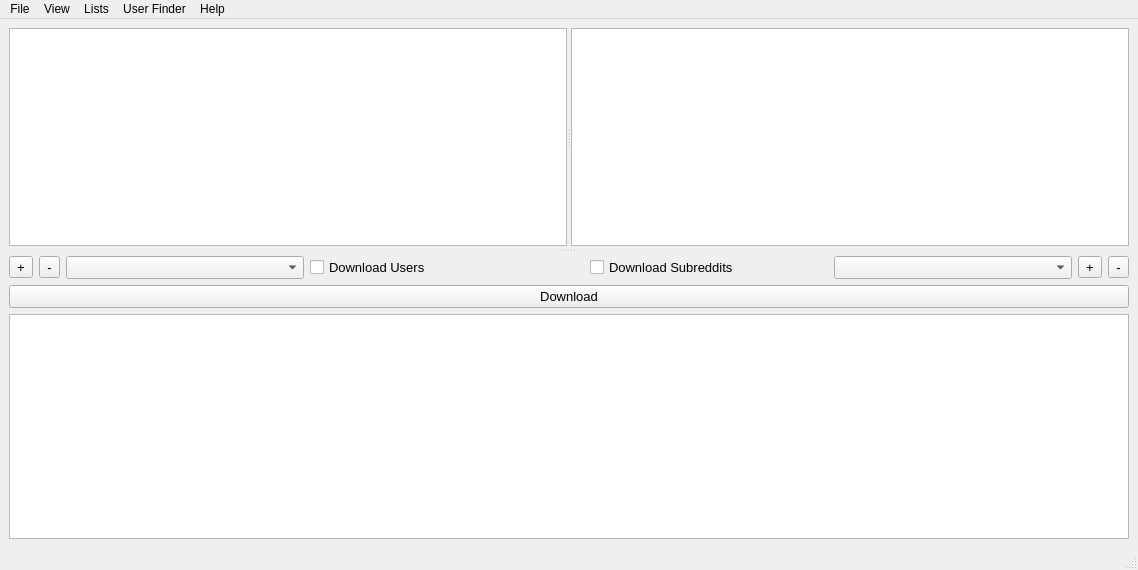
<?xml version="1.0" encoding="UTF-8"?>
<ui version="4.0">
 <class>MainWindow</class>
 <widget class="QMainWindow" name="MainWindow">
  <property name="geometry">
   <rect>
    <x>0</x>
    <y>0</y>
    <width>1138</width>
    <height>570</height>
   </rect>
  </property>
  <property name="windowTitle">
   <string>Downloader for Reddit</string>
  </property>
  <property name="windowIcon">
   <iconset>
    <normaloff>../Resources/Images/RedditDownloaderIcon.png</normaloff>../Resources/Images/RedditDownloaderIcon.png</iconset>
  </property>
  <widget class="QWidget" name="centralwidget">
   <layout class="QGridLayout" name="gridLayout">
    <item row="0" column="0">
     <widget class="QSplitter" name="vert_splitter">
      <property name="orientation">
       <enum>Qt::Vertical</enum>
      </property>
      <property name="handleWidth">
       <number>10</number>
      </property>
      <widget class="QSplitter" name="horz_splitter">
       <property name="orientation">
        <enum>Qt::Horizontal</enum>
       </property>
       <widget class="QListView" name="user_list_view">
        <property name="font">
         <font>
          <pointsize>10</pointsize>
         </font>
        </property>
       </widget>
       <widget class="QListView" name="subreddit_list_view">
        <property name="font">
         <font>
          <pointsize>10</pointsize>
         </font>
        </property>
       </widget>
      </widget>
      <widget class="QWidget" name="layoutWidget">
       <layout class="QGridLayout" name="gridLayout_2">
        <item row="0" column="6">
         <widget class="QComboBox" name="subreddit_list_combo">
          <property name="font">
           <font>
            <pointsize>10</pointsize>
           </font>
          </property>
          <property name="toolTip">
           <string>Current subreddit list</string>
          </property>
         </widget>
        </item>
        <item row="0" column="0">
         <widget class="QToolButton" name="add_user_button">
          <property name="font">
           <font>
            <pointsize>10</pointsize>
           </font>
          </property>
          <property name="toolTip">
           <string>&lt;html&gt;&lt;head/&gt;&lt;body&gt;&lt;p&gt;Add user to selected list&lt;/p&gt;&lt;/body&gt;&lt;/html&gt;</string>
          </property>
          <property name="text">
           <string>+</string>
          </property>
         </widget>
        </item>
        <item row="0" column="1">
         <widget class="QToolButton" name="remove_user_button">
          <property name="font">
           <font>
            <pointsize>10</pointsize>
           </font>
          </property>
          <property name="toolTip">
           <string>Remove user from selected list</string>
          </property>
          <property name="text">
           <string>-</string>
          </property>
         </widget>
        </item>
        <item row="0" column="8">
         <widget class="QToolButton" name="remove_subreddit_button">
          <property name="font">
           <font>
            <pointsize>10</pointsize>
           </font>
          </property>
          <property name="toolTip">
           <string>Remove subreddit from selected list</string>
          </property>
          <property name="text">
           <string>-</string>
          </property>
         </widget>
        </item>
        <item row="0" column="7">
         <widget class="QToolButton" name="add_subreddit_button">
          <property name="font">
           <font>
            <pointsize>10</pointsize>
           </font>
          </property>
          <property name="toolTip">
           <string>Add subreddit to selected list</string>
          </property>
          <property name="text">
           <string>+</string>
          </property>
         </widget>
        </item>
        <item row="0" column="3">
         <widget class="QCheckBox" name="download_users_checkbox">
          <property name="sizePolicy">
           <sizepolicy hsizetype="Minimum" vsizetype="Fixed">
            <horstretch>0</horstretch>
            <verstretch>0</verstretch>
           </sizepolicy>
          </property>
          <property name="maximumSize">
           <size>
            <width>16777201</width>
            <height>16777215</height>
           </size>
          </property>
          <property name="baseSize">
           <size>
            <width>0</width>
            <height>0</height>
           </size>
          </property>
          <property name="font">
           <font>
            <pointsize>10</pointsize>
           </font>
          </property>
          <property name="toolTip">
           <string>Download from User list</string>
          </property>
          <property name="text">
           <string>Download Users</string>
          </property>
         </widget>
        </item>
        <item row="0" column="4">
         <spacer name="horizontalSpacer">
          <property name="orientation">
           <enum>Qt::Horizontal</enum>
          </property>
          <property name="sizeType">
           <enum>QSizePolicy::Fixed</enum>
          </property>
          <property name="sizeHint" stdset="0">
           <size>
            <width>30</width>
            <height>20</height>
           </size>
          </property>
         </spacer>
        </item>
        <item row="0" column="2">
         <widget class="QComboBox" name="user_lists_combo">
          <property name="font">
           <font>
            <pointsize>10</pointsize>
           </font>
          </property>
          <property name="toolTip">
           <string>Current user list</string>
          </property>
         </widget>
        </item>
        <item row="0" column="5">
         <widget class="QCheckBox" name="download_subreddit_checkbox">
          <property name="font">
           <font>
            <pointsize>10</pointsize>
           </font>
          </property>
          <property name="toolTip">
           <string>Download from Subreddit list</string>
          </property>
          <property name="text">
           <string>Download Subreddits</string>
          </property>
         </widget>
        </item>
        <item row="1" column="0" colspan="9">
         <layout class="QGridLayout" name="gridLayout_5">
          <item row="1" column="0">
           <widget class="QTextBrowser" name="output_box">
            <property name="font">
             <font>
              <pointsize>10</pointsize>
             </font>
            </property>
           </widget>
          </item>
          <item row="0" column="0">
           <widget class="QPushButton" name="download_button">
            <property name="font">
             <font>
              <pointsize>10</pointsize>
             </font>
            </property>
            <property name="toolTip">
             <string>Download selected user or subreddit list</string>
            </property>
            <property name="text">
             <string>Download</string>
            </property>
           </widget>
          </item>
         </layout>
        </item>
       </layout>
      </widget>
     </widget>
    </item>
   </layout>
  </widget>
  <widget class="QMenuBar" name="menubar">
   <property name="geometry">
    <rect>
     <x>0</x>
     <y>0</y>
     <width>1138</width>
     <height>31</height>
    </rect>
   </property>
   <widget class="QMenu" name="menuFile">
    <property name="title">
     <string>File</string>
    </property>
    <addaction name="file_open_settings"/>
    <addaction name="separator"/>
    <addaction name="file_save"/>
    <addaction name="file_import_save_file"/>
    <addaction name="file_open_save_file_location"/>
    <addaction name="separator"/>
    <addaction name="file_exit"/>
   </widget>
   <widget class="QMenu" name="menuLists">
    <property name="title">
     <string>Lists</string>
    </property>
    <addaction name="file_add_user_list"/>
    <addaction name="file_add_subreddit_list"/>
    <addaction name="separator"/>
    <addaction name="file_remove_user_list"/>
    <addaction name="file_remove_subreddit_list"/>
    <addaction name="separator"/>
    <addaction name="file_failed_download_list"/>
    <addaction name="file_unfinished_downloads"/>
    <addaction name="file_last_downloaded_list"/>
    <addaction name="separator"/>
    <addaction name="file_user_list_count"/>
    <addaction name="file_subreddit_list_count"/>
   </widget>
   <widget class="QMenu" name="menuUser_Finder">
    <property name="title">
     <string>User Finder</string>
    </property>
    <addaction name="file_open_user_finder"/>
   </widget>
   <widget class="QMenu" name="menuHelp">
    <property name="title">
     <string>Help</string>
    </property>
    <addaction name="file_imgur_credits"/>
    <addaction name="separator"/>
    <addaction name="file_user_manual"/>
    <addaction name="separator"/>
    <addaction name="file_check_for_updates"/>
    <addaction name="separator"/>
    <addaction name="file_about"/>
   </widget>
   <widget class="QMenu" name="menuView">
    <property name="title">
     <string>View</string>
    </property>
    <widget class="QMenu" name="view_sort_lists_by">
     <property name="title">
      <string>Sort Lists By</string>
     </property>
     <addaction name="view_sort_list_by_name"/>
     <addaction name="view_sort_list_by_date_added"/>
     <addaction name="view_sort_list_by_number_of_downloads"/>
    </widget>
    <widget class="QMenu" name="view_sort_order">
     <property name="title">
      <string>Sort Order</string>
     </property>
     <addaction name="view_order_by_ascending"/>
     <addaction name="view_order_by_descending"/>
    </widget>
    <addaction name="view_sort_lists_by"/>
    <addaction name="view_sort_order"/>
   </widget>
   <addaction name="menuFile"/>
   <addaction name="menuView"/>
   <addaction name="menuLists"/>
   <addaction name="menuUser_Finder"/>
   <addaction name="menuHelp"/>
  </widget>
  <widget class="QStatusBar" name="statusbar"/>
  <action name="file_add_user_list">
   <property name="text">
    <string>Add User List</string>
   </property>
  </action>
  <action name="file_add_subreddit_list">
   <property name="text">
    <string>Add Subreddit List</string>
   </property>
  </action>
  <action name="file_save">
   <property name="text">
    <string>Save</string>
   </property>
  </action>
  <action name="file_remove_user_list">
   <property name="text">
    <string>Remove User List</string>
   </property>
  </action>
  <action name="file_remove_subreddit_list">
   <property name="text">
    <string>Remove Subreddit List</string>
   </property>
  </action>
  <action name="file_open_settings">
   <property name="text">
    <string>Settings</string>
   </property>
  </action>
  <action name="file_exit">
   <property name="text">
    <string>Exit</string>
   </property>
  </action>
  <action name="file_failed_download_list">
   <property name="text">
    <string>Failed Download List</string>
   </property>
   <property name="toolTip">
    <string>Display the failed download list for the last download session</string>
   </property>
  </action>
  <action name="file_open_user_finder">
   <property name="text">
    <string>Open User Finder</string>
   </property>
  </action>
  <action name="file_last_downloaded_list">
   <property name="text">
    <string>Last Downloaded List</string>
   </property>
  </action>
  <action name="file_unfinished_downloads">
   <property name="text">
    <string>Unfinished Downloads</string>
   </property>
  </action>
  <action name="file_imgur_credits">
   <property name="text">
    <string>Imgur Credits</string>
   </property>
  </action>
  <action name="file_about">
   <property name="text">
    <string>About</string>
   </property>
  </action>
  <action name="file_user_list_count">
   <property name="text">
    <string>User List Count:</string>
   </property>
  </action>
  <action name="file_subreddit_list_count">
   <property name="text">
    <string>Subreddit List Count:</string>
   </property>
  </action>
  <action name="file_user_manual">
   <property name="text">
    <string>User Manual</string>
   </property>
  </action>
  <action name="file_check_for_updates">
   <property name="text">
    <string>Check For Update</string>
   </property>
  </action>
  <action name="view_sort_list_by_name">
   <property name="checkable">
    <bool>true</bool>
   </property>
   <property name="text">
    <string>Name</string>
   </property>
  </action>
  <action name="view_sort_list_by_date_added">
   <property name="checkable">
    <bool>true</bool>
   </property>
   <property name="text">
    <string>Date Added</string>
   </property>
  </action>
  <action name="view_sort_list_by_number_of_downloads">
   <property name="checkable">
    <bool>true</bool>
   </property>
   <property name="text">
    <string>Number of Downloads</string>
   </property>
  </action>
  <action name="view_order_by_ascending">
   <property name="checkable">
    <bool>true</bool>
   </property>
   <property name="text">
    <string>Ascending</string>
   </property>
  </action>
  <action name="view_order_by_descending">
   <property name="checkable">
    <bool>true</bool>
   </property>
   <property name="text">
    <string>Descending</string>
   </property>
  </action>
  <action name="file_open_save_file_location">
   <property name="text">
    <string>Open Save Location</string>
   </property>
  </action>
  <action name="file_import_save_file">
   <property name="text">
    <string>Import Save File</string>
   </property>
  </action>
 </widget>
 <resources/>
 <connections/>
</ui>
